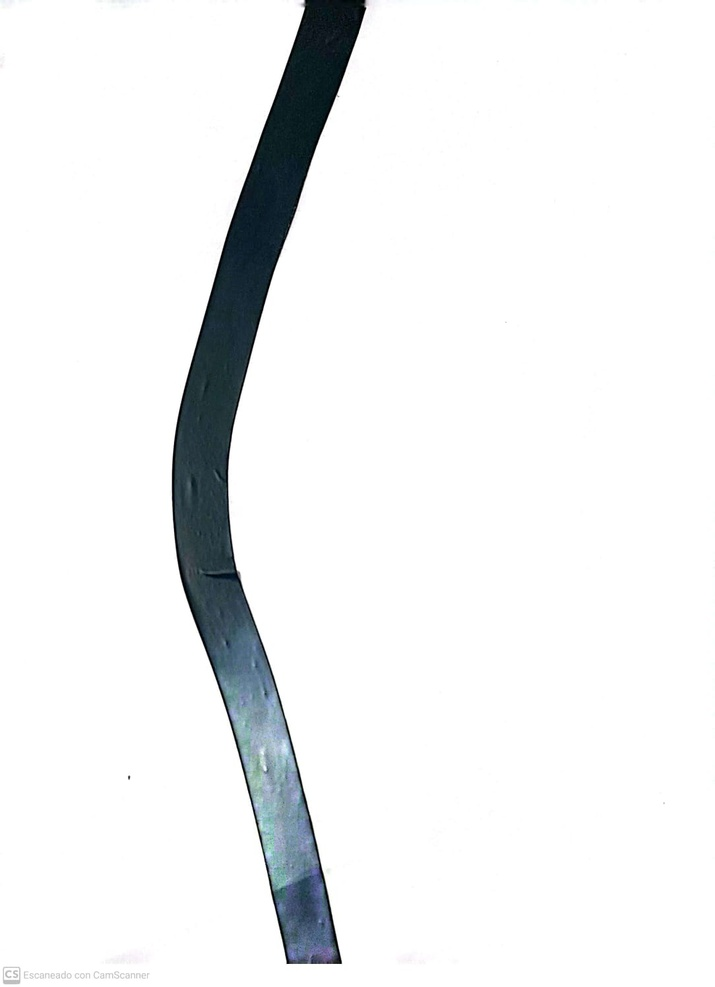
#> input picture PIA_Sistemas_Vision/camino.jpeg, 715 x 987 px, shrunk from 1084 x 1497 before the run
$ python -i lineTrackerAlgorithm.py   (imports and definitions only)
#> lines starting #> are read from the running program, lines starting #| are printed output that depends on the picture; after the words box and inside, x2 and y2 are one past the last pixel; in counts of white or black regions, pixels touching at a corner belong together
#> further down, picture is the input picture: shape (987, 715, 3); mean B, G, R 240.9, 240.1, 238.6
import cv2
import numpy as np

def distance_from_center(frame):
    frame = cv2.GaussianBlur(frame, (5,5), 0)

    # Threshold
    lower = np.array([0, 0, 0])
    higher = np.array([80, 80, 80])
    mask = cv2.inRange(frame, lower, higher)
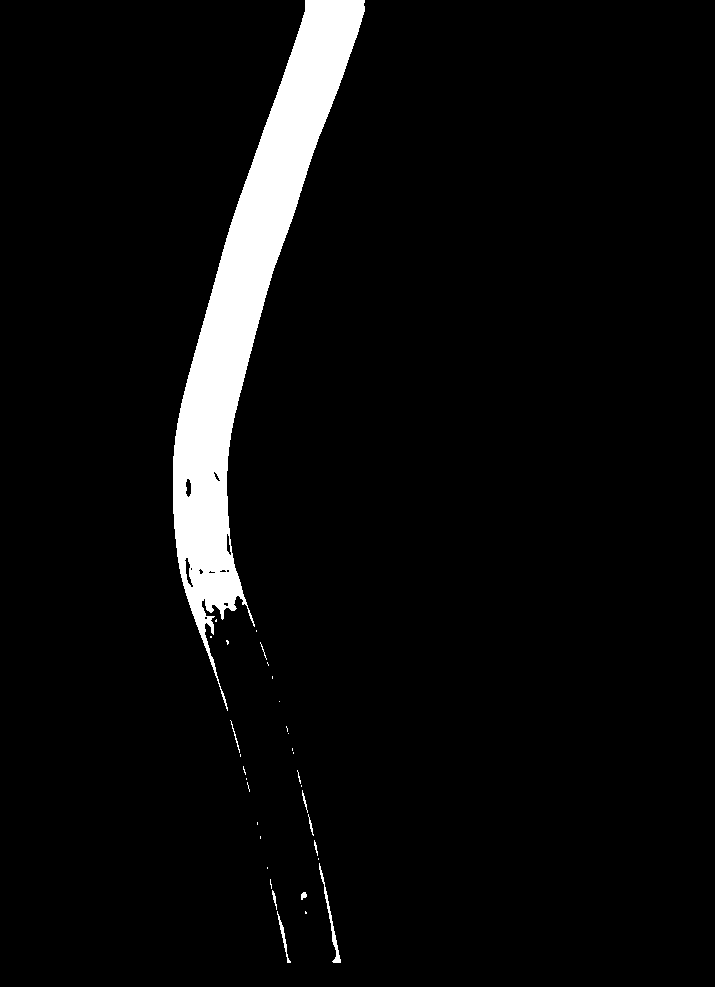
#> mask: shape (987, 715); 5.1% white; 33 white regions (23 under 20 px)

    # Detectando la línea
    contours, _ = cv2.findContours(mask, cv2.RETR_EXTERNAL, cv2.CHAIN_APPROX_SIMPLE)
#> contours = 33 contours, 28 with area under 20; largest, box (x1, y1, x2, y2) and area: (173, 0, 365, 711) 34594, (319, 863, 341, 963) 192, (277, 911, 291, 963) 76, (301, 892, 307, 900) 24, (272, 890, 277, 910) 20
    try:
        # Encontrando el punto medio de la línea
        biggest_contour = max(contours, key = cv2.contourArea)
#> biggest_contour = contour of 845 points, box (x1, y1, x2, y2) (173, 0, 365, 711), area 34594
        M = cv2.moments(biggest_contour)
#> M = moments, m00 34593.5, centre m10/m00, m01/m00 = (248.5, 302.8)

        if M["m00"] != 0:
            cx = int(M["m10"] / M["m00"])
#> cx = 248
            cy = int(M["m01"] / M["m00"])
#> cy = 302
        else:
            cx, cy = 0, 0

        ancho = frame.shape[1]
#> ancho = 715
        cx_cam = int(ancho/2)
#> cx_cam = 357

        # Calculando distancia del centro de la camara hacia la línea
        distancia = cx - cx_cam
#> distancia = -109

        return distancia
    except:
        return 0

>>> import cv2
>>> picture = cv2.imread('camino.jpeg')
>>> result = distance_from_center(picture)
#> result = -109
